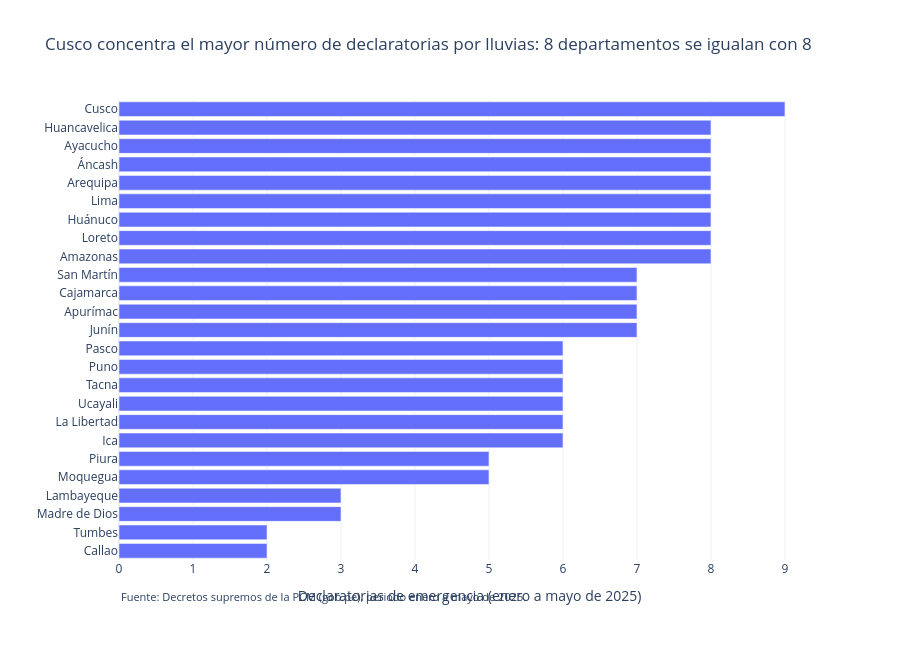

Notebook code for this chart:
### Markdown cell above
## 1. Gráfico de barras: declaratorias de emergencia por departamento

El siguiente gráfico compara el número de declaratorias de emergencia por lluvias registradas en cada departamento entre enero y mayo del año 2025.

Las barras horizontales permiten comparar los departamentos e identificar aquellos con más declaratorias.

### Code cell
# Ordenar los departamentos por número de declaratorias
orden = datos.sort_values("declaratorias")

# Crear el gráfico de barras horizontales
fig_barras = px.bar(
    orden,
    x="declaratorias",
    y="departamento",
    orientation="h",
    title=(
        "Cusco concentra el mayor número de declaratorias por lluvias: "
        "8 departamentos se igualan con 8"
    ),
    labels={
        "declaratorias": "Declaratorias de emergencia (enero a mayo de 2025)",
        "departamento": ""
    },
    template="plotly_white",
    height=650
)

# Agregar la fuente debajo del gráfico
fig_barras.add_annotation(
    text=FUENTE,
    xref="paper",
    yref="paper",
    x=0,
    y=-0.1,
    showarrow=False,
    xanchor="left",
    font_size=11
)

# Ajustar el espacio inferior para que se lea la fuente
fig_barras.update_layout(
    margin=dict(b=90)
)

# Mostrar el gráfico interactivo
fig_barras.show()

### Figure 1 — Plotly figure (JSON) as saved in the notebook; plotly's stock layout.template omitted (floating-point values rounded to 4 significant figures)
{"data": [{"hovertemplate": "Declaratorias de emergencia (enero a mayo de 2025)=%{x}<br>=%{y}<extra></extra>", "legendgroup": "", "marker": {"color": "#636efa", "pattern": {"shape": ""}}, "name": "", "orientation": "h", "showlegend": false, "textposition": "auto", "type": "bar", "x": [2, 2, 3, 3, 5, 5, 6, 6, 6, 6, 6, 6, 7, 7, 7, 7, 8, 8, 8, 8, 8, 8, 8, 8, 9], "xaxis": "x", "y": ["Callao", "Tumbes", "Madre de Dios", "Lambayeque", "Moquegua", "Piura", "Ica", "La Libertad", "Ucayali", "Tacna", "Puno", "Pasco", "Junín", "Apurímac", "Cajamarca", "San Martín", "Amazonas", "Loreto", "Huánuco", "Lima", "Arequipa", "Áncash", "Ayacucho", "Huancavelica", "Cusco"], "yaxis": "y"}], "layout": {"annotations": [{"font": {"size": 11}, "showarrow": false, "text": "Fuente: Decretos supremos de la PCM (gob.pe), periodo enero a mayo de 2025.", "x": 0, "xanchor": "left", "xref": "paper", "y": -0.1, "yref": "paper"}], "barmode": "relative", "height": 650, "legend": {"tracegroupgap": 0}, "margin": {"b": 90}, "title": {"text": "Cusco concentra el mayor número de declaratorias por lluvias: 8 departamentos se igualan con 8"}, "xaxis": {"anchor": "y", "domain": [0, 1], "title": {"text": "Declaratorias de emergencia (enero a mayo de 2025)"}}, "yaxis": {"anchor": "x", "domain": [0, 1], "title": {"text": ""}}}}
